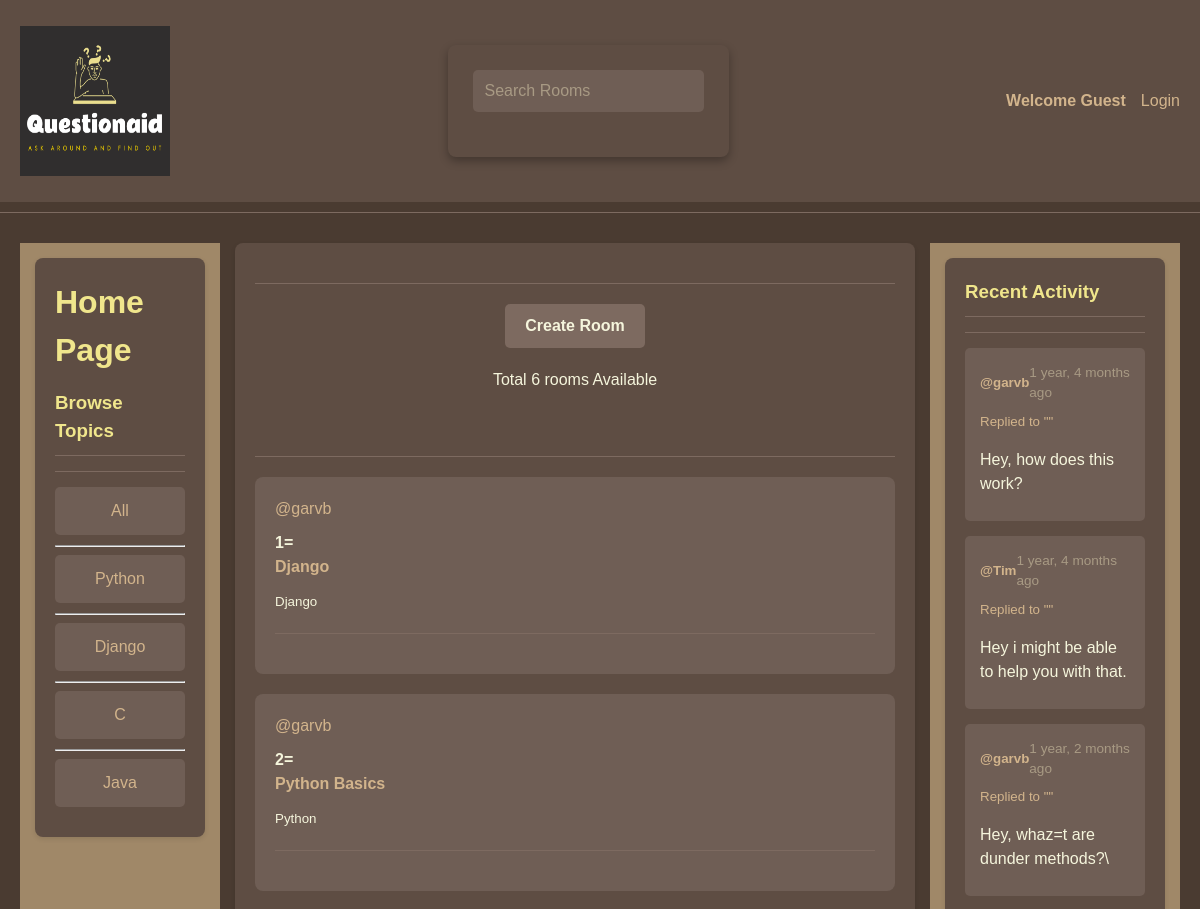
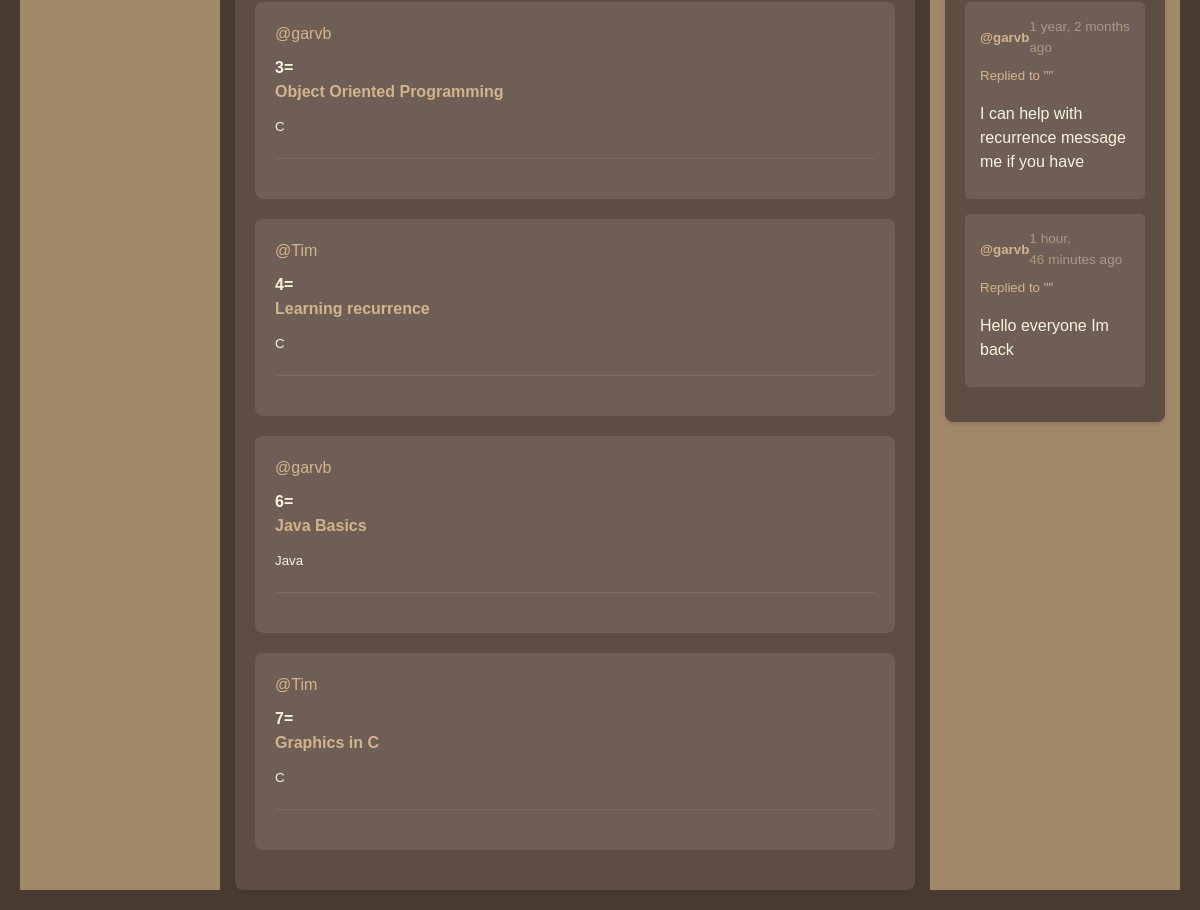
The page / on the database its author committed (2 pictures, top to bottom).
### base/models.py (models this page shows)
class Room(models.Model):
    name= models.CharField(max_length=100)
    def __str__(self) -> str:
        return self.name

class Topic(models.Model):
    host=models.ForeignKey(User, on_delete=models.SET_NULL,null=True)
    room= models.ForeignKey(Room, on_delete=models.SET_NULL, null=True)
    name=models.CharField(max_length=40)
    description=models.TextField(null=True, blank=True)
    participants=models.ManyToManyField(User,related_name='participants', blank=True)
    updated =models.DateTimeField(auto_now=True)
    created=models.DateTimeField(auto_now_add=True)
    class Meta:
        ordering = ['created','updated']
    def __str__(self):
        return self.name

class Questions(models.Model):
    user = models.ForeignKey(User, on_delete=models.CASCADE)
    topic= models.ForeignKey(Topic, on_delete=models.CASCADE)#Set_NULL for single deletion
    body=models.TextField()
    updated =models.DateTimeField(auto_now=True)
    created=models.DateTimeField(auto_now_add=True)
    class Meta:
        ordering = ['created','updated']
    def __str__(self) -> str:
        return self.body[0:50]

### base/views.py (the view)
# urls.py: 2. Add a URL to urlpatterns:  path('', views.home, name='home')
def home(request):
    q=request.GET.get('q') if request.GET.get('q')!=None else ''
    room=Room.objects.all()
    if(q!="C"):
        topics=Topic.objects.filter(
            Q(room__name__icontains=q)|Q(name__icontains=q)|Q(description__icontains=q))#icontains is case insensitive
    else:
        topics=Topic.objects.filter(
            Q(room__name__icontains=q)
        )
    topic_count=topics.count()
    topic_messages=Questions.objects.filter(Q(topic__room__name__icontains=q))
    context={'topics':topics,'room':room,'tcount':topic_count, 'room_messages': topic_messages}
    print(topics)
    return render(request, 'base/home.html',context)

### base/templates/base/home.html
{%extends 'main.html'%}
{%block content%}
<div class="container">
    <div class="topic-filter">
        {% include 'base/topic_filter.html'%}
    </div>
    <div class="main-content" style="text-align: left;">
        <hr class="section-separator">
        <div class="create-room-link">
            <a href="{% url 'create_room' %}">
                Create Room
            </a>
        </div>
        <p class="room-count" >
        Total {{tcount}} rooms Available</p>
        <br>
        {% include 'base/feed_component.html'%}
    </div>
    <div class="recent-activity">
        {% include 'base/activity_component.html'%}
    </div>
</div>
{% endblock content%}

### base/templates/base/topic_filter.html
<div class="topics-section">
    <h1>Home Page</h1>
<div>
    <h3>Browse Topics</h3>
    <hr class="activity-separator">
</div>
<div>
    <a href="{% url 'home' %}" class="topic-link">
        All
    </a>
</div>
{% for r in room %}
<div>
    <hr>
    <a href="{%url 'home' %}?q={{r.name}}" class="topic-link">
        {{r}}
    </a>
</div>
{% endfor %}
</div>

### base/templates/base/feed_component.html (shortened to what this page needs)
<hr class="section-separator">
<div class="topics-feed" >
    {% for t in topics %}
    <div class="topic-card" >
        <a class="host-link" href="{% url 'profile' t.host.id%}">@{{t.host.username}}</a>
        <h4 class="topic-title">{{ t.id }}= <a href="{% url 'room' t.id %}" class="topic-name">{{ t.name }}</a></h4>
        <small class="room-name">{{t.room.name}}</small>
        <hr class="item-separator">
    </div>
    {% endfor %}
</div>

### base/templates/base/activity_component.html (shortened to what this page needs)
<div class="recent-activities">
<h3>Recent Activity</h3>
<hr class="activity-separator">
{% for message in room_messages %}
<div class="activity-item">
    <div class="activity-info">
            <small class="activity-user">@{{message.user}}</small>
            <small class="activity-time">{{message.created|timesince}} ago</small>
        </div>
    <small class="activity-room">Replied to "{{message.room}}"</small>
    <p class="activity-text">{{message}}</p>
</div>
{% endfor %}
</div>

### static/styles/main.css (style rules this page uses)
body { font-family: sans-serif; margin: 0; padding: 0; width: 100%; background-color: #4a3b31; color: #f5f5dc; line-height: 1.5; text-align: left; }
.container { display: grid; grid-template-columns: 200px 1fr 250px; gap: 15px; width: 100%; max-width: 1200px; margin: 0 auto; padding: 20px; box-sizing: border-box; }
a { color: #d2b48c; text-decoration: none; transition: color 0.3s ease; }
.topic-filter { grid-column: 1; padding: 15px; background-color: #a08868; }
.main-content { grid-column: 2; padding: 15px; background-color: #d2b48c; min-width: 0; }
.recent-activity { grid-column: 3; padding: 15px; background-color: #a08868; }
.topics-section, .recent-activities, .main-content { background-color: #5e4d43; padding: 20px; border-radius: 8px; box-shadow: 0 2px 5px rgba(0, 0, 0, 0.1); margin-top: 0; }
h1, h2, h3, h4 { color: #f0e68c; margin-top: 0; margin-bottom: 15px; }
.topics-section h3 { padding-bottom: 10px; border-bottom: 1px solid #7d6a60; }
.topic-link { display: block; padding: 12px 15px; background-color: #6f5e55; color: #d2b48c; border-radius: 5px; margin-bottom: 10px; transition: all 0.3s ease; text-align: center; }
.recent-activities h3 { padding-bottom: 10px; border-bottom: 1px solid #7d6a60; }
.activity-separator { border: none; height: 1px; background-color: #7d6a60; margin: 15px 0; }
.activity-item { padding: 15px; margin-bottom: 15px; background-color: #6f5e55; border-radius: 5px; }
.activity-info { display: flex; justify-content: space-between; align-items: center; margin-bottom: 8px; }
.activity-user { color: #d2b48c; font-weight: bold; }
.activity-time { color: #a89a84; font-size: 0.85em; }
.activity-room { color: #d2b48c; display: block; margin-bottom: 8px; }
.activity-text { color: #f5f5dc; margin-bottom: 10px; line-height: 1.5; }
.main-content { margin: 0; }
.section-separator { border: none; height: 1px; background-color: #7d6a60; margin: 20px 0; }
.create-room-link { text-align: center; margin-bottom: 20px; }
.create-room-link a { background-color: #7d6a60; color: #f5f5dc; padding: 10px 20px; border-radius: 5px; font-weight: bold; display: inline-block; transition: background-color 0.3s; }
.room-count { text-align: center; margin: 20px 0; }
.topics-feed { margin-top: 20px; text-align: left; }
.topic-card { background-color: #6f5e55; padding: 20px; border-radius: 8px; margin-bottom: 20px; }
.topic-title { margin: 10px 0; color: #f5f5dc; }
.topic-name { display: block; margin-bottom: 10px; }
.host-link { display: block; margin-bottom: 10px; }
.room-name { margin-bottom: 15px; }
.item-separator { border: none; height: 1px; background-color: #7d6a60; margin: 20px 0; }

### rows shown on the page
Room: name "Python"
Room: name "Django"
Room: name "C"
Room: name "Java"
Topic: host.username "garvb", id "1", name "Django", room.name "Django"
Topic: host.username "garvb", id "2", name "Python Basics", room.name "Python"
Topic: host.username "garvb", id "3", name "Object Oriented Programming", room.name "C"
Topic: host.username "Tim", id "4", name "Learning recurrence", room.name "C"
Topic: host.username "garvb", id "6", name "Java Basics", room.name "Java"
Topic: host.username "Tim", id "7", name "Graphics in C", room.name "C"
Questions: user "garvb", created "1 year, 4 months", body "Hey, how does this work?"
Questions: user "Tim", created "1 year, 4 months", body "Hey i might be able to help you with that."
Questions: user "garvb", created "1 year, 2 months", body "Hey, whaz=t are dunder methods?\\"
Questions: user "garvb", created "1 year, 2 months", body "I can help with recurrence message me if you have"
Questions: user "garvb", created "1 hour, 46 minutes", body "Hello everyone Im back"

### other values the page prints
{{ tcount }} "6"
